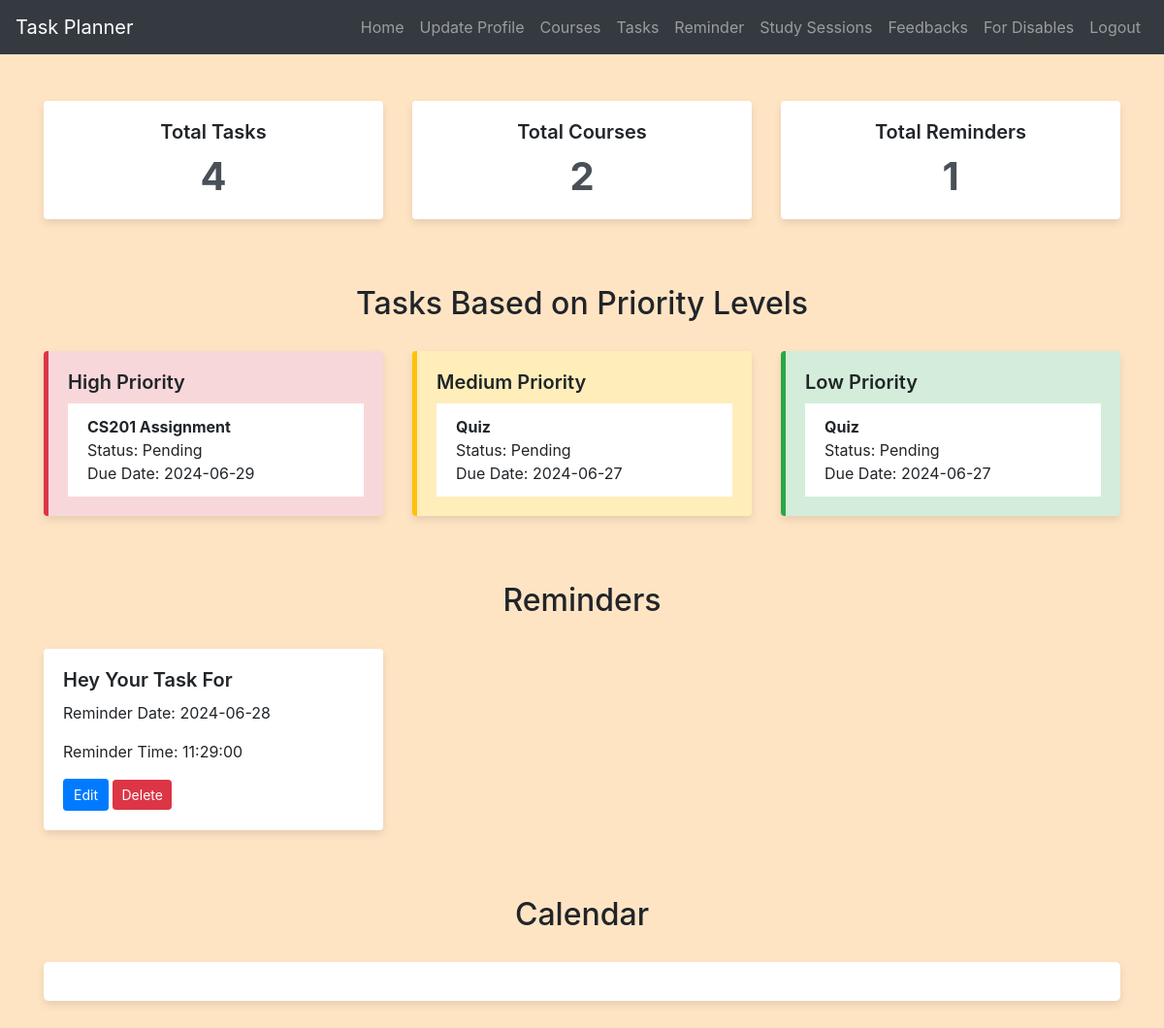
Page /home.php (signed in) on the committed database.
### tables this page shows
CREATE TABLE `tasks` (
  `task_id` int(11) NOT NULL,
  `course_id` int(11) DEFAULT NULL,
  `user_id` int(11) DEFAULT NULL,
  `title` varchar(100) NOT NULL,
  `description` text DEFAULT NULL,
  `due_date` date DEFAULT NULL,
  `priority_level` enum('Low','Medium','High') DEFAULT NULL,
  `status` enum('Pending','Completed','Overdue') NOT NULL,
  `created_at` timestamp NOT NULL DEFAULT current_timestamp(),
  `updated_at` timestamp NOT NULL DEFAULT current_timestamp() ON UPDATE current_timestamp()
);

CREATE TABLE `reminders` (
  `reminder_id` int(11) NOT NULL,
  `task_id` int(11) DEFAULT NULL,
  `user_id` int(11) DEFAULT NULL,
  `reminder_date` date DEFAULT NULL,
  `reminder_time` time DEFAULT NULL,
  `reminder_message` varchar(255) DEFAULT NULL,
  `created_at` timestamp NOT NULL DEFAULT current_timestamp(),
  `updated_at` timestamp NOT NULL DEFAULT current_timestamp() ON UPDATE current_timestamp()
);

### home.php (the view, shortened to what this page needs)
<?php
include('config.php');
$user_id = $_SESSION["id"];
$sql_total_tasks = "SELECT COUNT(*) AS total_tasks FROM Tasks WHERE user_id = ?";
$sql_total_courses = "SELECT COUNT(*) AS total_courses FROM Courses WHERE user_id = ?";
$sql_total_reminders = "SELECT COUNT(*) AS total_reminders FROM Reminders WHERE user_id = ?";
$total_tasks = $total_courses = $total_reminders = 0;
if ($stmt = $conn->prepare($sql_total_tasks)) {
    $stmt->bind_param("i", $user_id);
    if ($stmt->execute()) {
        $result = $stmt->get_result();
        $row = $result->fetch_assoc();
        $total_tasks = $row['total_tasks'];
    }
}
if ($stmt = $conn->prepare($sql_total_courses)) {
    $stmt->bind_param("i", $user_id);
    if ($stmt->execute()) {
        $result = $stmt->get_result();
        $row = $result->fetch_assoc();
        $total_courses = $row['total_courses'];
    }
}
if ($stmt = $conn->prepare($sql_total_reminders)) {
    $stmt->bind_param("i", $user_id);
    if ($stmt->execute()) {
        $result = $stmt->get_result();
        $row = $result->fetch_assoc();
        $total_reminders = $row['total_reminders'];
    }
}
$current_date = date('Y-m-d');
$end_of_week = date('Y-m-d', strtotime('next Sunday'));
$sql_priority_tasks = "SELECT * FROM Tasks WHERE user_id = ? AND due_date >= ? AND due_date <= ? ORDER BY FIELD(priority_level, 'High', 'Medium', 'Low')";
$priority_tasks = [];
if ($stmt = $conn->prepare($sql_priority_tasks)) {
    $stmt->bind_param("iss", $user_id, $current_date, $end_of_week);
    if ($stmt->execute()) {
        $result = $stmt->get_result();
        while ($row = $result->fetch_assoc()) {
            $priority_tasks[$row['priority_level']][] = $row;
        }
    }
}
$sql_reminders = "SELECT * FROM Reminders WHERE user_id = ?";
$reminders = [];
if ($stmt = $conn->prepare($sql_reminders)) {
    $stmt->bind_param("i", $user_id);
    if ($stmt->execute()) {
        $result = $stmt->get_result();
        while ($row = $result->fetch_assoc()) {
            $reminders[] = $row;
        }
    }
}
?>
<!DOCTYPE html>
<html>
<head>
    <link rel="stylesheet" href="https://maxcdn.bootstrapcdn.com/bootstrap/4.5.2/css/bootstrap.min.css">
    <link rel="stylesheet" href="https://cdnjs.cloudflare.com/ajax/libs/fullcalendar/3.10.2/fullcalendar.min.css" />
    <link rel="stylesheet" href="./css/style.css">
</head>
<body>
<?php include('navbar.php'); ?>
<div class="container mt-5 mb-5">
    <div class="row">
        <div class="col-md-4">
            <div class="card text-center">
                <div class="card-body">
                    <h5 class="card-title">Total Tasks</h5>
                    <p class="card-text display-4"><?php echo $total_tasks; ?></p>
                </div>
            </div>
        </div>
        <div class="col-md-4">
            <div class="card text-center">
                <div class="card-body">
                    <h5 class="card-title">Total Courses</h5>
                    <p class="card-text display-4"><?php echo $total_courses; ?></p>
                </div>
            </div>
        </div>
        <div class="col-md-4">
            <div class="card text-center">
                <div class="card-body">
                    <h5 class="card-title">Total Reminders</h5>
                    <p class="card-text display-4"><?php echo $total_reminders; ?></p>
                </div>
            </div>
        </div>
    </div>
    <div class="mt-5">
        <h2>Tasks Based on Priority Levels</h2>
        <div class="row mt-4">
            <?php foreach (['High', 'Medium', 'Low'] as $priority_level) : ?>
                <div class="col-md-4">
                    <div class="card <?php echo strtolower('priority-' . $priority_level); ?>">
                        <div class="card-body">
                            <h5 class="card-title"><?php echo $priority_level; ?> Priority</h5>
                            <?php if (isset($priority_tasks[$priority_level])) : ?>
                                <ul class="list-group list-group-flush">
                                    <?php foreach ($priority_tasks[$priority_level] as $task) : ?>
                                        <li class="list-group-item">
                                            <strong><?php echo htmlspecialchars($task['title']); ?></strong><br>
                                            Status: <?php echo htmlspecialchars($task['status']); ?><br>
                                            Due Date: <?php echo htmlspecialchars($task['due_date']); ?>
                                        </li>
                                    <?php endforeach; ?>
                                </ul>
                            <?php else : ?>
                                <p class="card-text">No <?php echo strtolower($priority_level); ?> priority tasks due this week.</p>
                            <?php endif; ?>
                        </div>
                    </div>
                </div>
            <?php endforeach; ?>
        </div>
    </div>
    <div class="mt-5">
        <h2>Reminders</h2>
        <div class="row mt-4">
            <?php foreach ($reminders as $reminder) : ?>
                <div class="col-md-4">
                    <div class="card">
                        <div class="card-body">
                            <h5 class="card-title"><?php echo htmlspecialchars($reminder['reminder_message']); ?></h5>
                            <p class="card-text">Reminder Date: <?php echo htmlspecialchars($reminder['reminder_date']); ?></p>
                            <p class="card-text">Reminder Time: <?php echo htmlspecialchars($reminder['reminder_time']); ?></p>
                            <a href="edit_reminder.php?reminder_id=<?php echo $reminder['reminder_id']; ?>" class="btn btn-primary btn-sm">Edit</a>
                            <a href="view_reminders.php?delete=<?php echo $reminder['reminder_id']; ?>" class="btn btn-danger btn-sm" onclick="return confirm('Are you sure you want to delete this reminder?');">Delete</a>
                        </div>
                    </div>
                </div>
            <?php endforeach; ?>
        </div>
    </div>
    <div class="mt-5">
        <h2>Calendar</h2>
        <div id="calendar"></div>
    </div>
</div>
</body>
</html>

### navbar.php (shortened to what this page needs)
<nav class="navbar navbar-expand-lg navbar-dark bg-dark">
    <a class="navbar-brand" href="home.php">Task Planner</a>
    <div class="collapse navbar-collapse" id="navbarNav">
        <ul class="navbar-nav ml-auto">
            <?php
            if (isset($_SESSION["id"]) && !empty($_SESSION["id"])) {
                echo '<li class="nav-item"><a class="nav-link" href="home.php">Home</a></li>';
                echo '<li class="nav-item"><a class="nav-link" href="update_profile.php">Update Profile</a></li>';
                echo '<li class="nav-item"><a class="nav-link" href="add_course.php">Courses</a></li>';
                echo '<li class="nav-item"><a class="nav-link" href="add_task.php">Tasks</a></li>';
                echo '<li class="nav-item"><a class="nav-link" href="add_reminder.php">Reminder</a></li>';
                echo '<li class="nav-item"><a class="nav-link" href="add_session.php">Study Sessions</a></li>';
                echo '<li class="nav-item"><a class="nav-link" href="add_feedback.php">Feedbacks</a></li>';
                echo '<li class="nav-item"><a class="nav-link" href="accessibility.php">For Disables</a></li>';
                echo '<li class="nav-item"><a class="nav-link" href="logout.php">Logout</a></li>';
            } else {
                echo '<li class="nav-item"><a class="nav-link" href="register.php">Register</a></li>';
                echo '<li class="nav-item"><a class="nav-link" href="login.php">Login</a></li>';
            }
            ?>
        </ul>
    </div>
</nav>

### css/style.css (style rules this page uses)
body { background-color: bisque; }
h1, h2, h3, h4 { text-align: center; margin-top: 30px; margin-bottom: 30px; }
.btn-primary { padding: 5px 10px; }
.card { margin-bottom: 20px; box-shadow: 0 2px 4px rgba(0, 0, 0, 0.1); }
.card .card-body { padding: 20px; }
.card-title { margin-bottom: 10px; }
.card .display-4 { font-size: 2.5rem; }
#calendar { margin-top: 20px; }
.priority-low { background-color: #d4edda; }
.priority-medium { background-color: #ffeeba; }
.priority-high { background-color: #f8d7da; }

### home.php (style rules this page uses)
.card { border: none; margin-bottom: 20px; box-shadow: 0 4px 8px rgba(0, 0, 0, 0.1); }
.card .card-body { padding: 20px; border-radius: 5px; }
.card-title { font-size: 1.25rem; font-weight: 600; }
.card .display-4 { font-size: 2.5rem; font-weight: 700; color: #495057; }
.priority-low { background-color: #d4edda; border-left: 5px solid #28a745; }
.priority-medium { background-color: #ffeeba; border-left: 5px solid #ffc107; }
.priority-high { background-color: #f8d7da; border-left: 5px solid #dc3545; }
#calendar { margin-top: 20px; background-color: #ffffff; padding: 20px; box-shadow: 0 4px 8px rgba(0, 0, 0, 0.1); border-radius: 5px; }

### rows in the picture
tasks: title "CS201 Assignment", status "Pending", due_date "2024-06-29"
tasks: title "Quiz", status "Pending", due_date "2024-06-27"
tasks: title "Quiz", status "Pending", due_date "2024-06-27"
reminders: reminder_message "Hey Your Task For", reminder_date "2024-06-28", reminder_time "11:29:00"

### other values in the picture
$total_tasks "4"
$total_courses "2"
$total_reminders "1"
$priority_level "High"
$priority_level "Medium"
$priority_level "Low"
